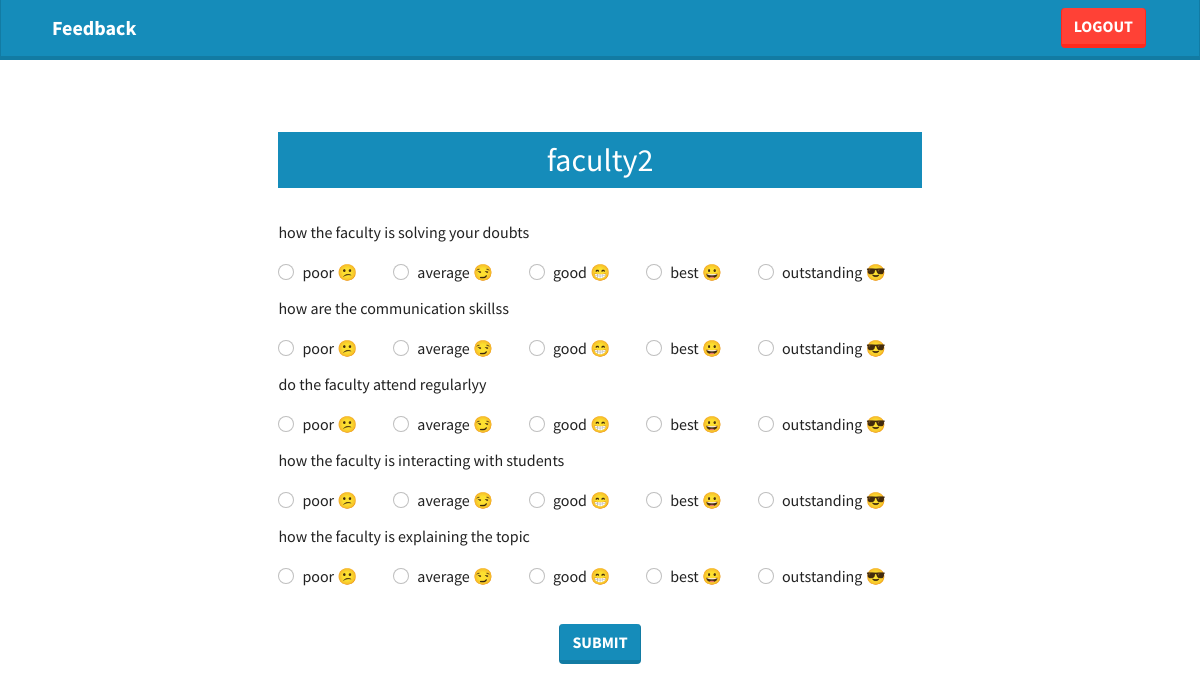
/student/6/givefeedback/ (signed in), run on the app's committed database.
### feedbackapp/models.py (models this page shows)
class FacultyModel(models.Model):
    name = models.TextField()

class QuestionModel(models.Model):
    question = models.TextField()

### feedbackapp/views.py (the view)
# urls.py: path('student/<int:faculty_id>/givefeedback/',givefeedbackview,name = "givefeedbackpage"),
def givefeedbackview(request,faculty_id):
    if request.user.is_authenticated:
        faculty =FacultyModel.objects.filter(id=faculty_id)[0]
        questions = QuestionModel.objects.all()
        context = {'faculty' : faculty,'questions' : questions}
        return render(request,"feedbackapp/givefeedback.html",context)

### templates/feedbackapp/givefeedback.html (shortened to what this page needs)
{% extends "base.html" %}
{% load static %}
{% block content %}
<nav class="navbar justify-content-between bg-primary" >
    <div class="container">
      <a href="/student/feedback/" class="navbar-brand" style="margin-left: 10px;font-weight: bold;color: white">Feedback</a>
      <a style="margin-right: 1vw;" href="/student/logout/" class="btn btn-danger">logout</a>
    </div>
  </nav>
<br><br><br>
<div style="width: 100vw;" class="d-flex justify-content-center">
    <form method="post" action="{% url 'savefeedback' %}">
      <h2 class="list-group-item list-group-item-action active" style="text-align: center;">{{faculty.name}}</h2>
        <br>
        {% for question in questions %}
        <p>{{question.question}}</p>
        <div class="d-flex">
            <div class="form-check">
                <input value="1" class="form-check-input" type="radio" name="{{question.id}}flexRadioDefault" id="{{question.id}}flexRadioDefault1">
                <label class="form-check-label" for="{{question.id}}flexRadioDefault1">
                    poor &#128533;
                </label>
              </div>
              <div class="form-check">
                <input value="2" class="form-check-input" type="radio" name="{{question.id}}flexRadioDefault" id="{{question.id}}flexRadioDefault2">
                <label class="form-check-label" for="{{question.id}}flexRadioDefault2">
                    average &#128527;
                </label>
              </div>
              <div class="form-check">
                <input value="3"  class="form-check-input" type="radio" name="{{question.id}}flexRadioDefault" id="{{question.id}}flexRadioDefault3">
                <label class="form-check-label" for="{{question.id}}flexRadioDefault3">
                    good &#128513;
                </label>
              </div>
              <div class="form-check">
                <input value="4"  class="form-check-input" type="radio" name="{{question.id}}flexRadioDefault" id="{{question.id}}flexRadioDefault4">
                <label class="form-check-label" for="{{question.id}}flexRadioDefault4">
                    best &#128512;
                </label>
              </div>
              <div class="form-check">
                <input value="5"  class="form-check-input" type="radio" name="{{question.id}}flexRadioDefault" id="{{question.id}}flexRadioDefault4">
                <label class="form-check-label" for="{{question.id}}flexRadioDefault4">
                    outstanding &#128526;
                </label>
              </div>
        </div>
        {% endfor %}
        <br>
        <div class="d-flex justify-content-center">
            <input type="submit" class="btn btn-primary" value="submit">
        </div>
        </form>
</div>
{% endblock %}

### templates/base.html (style rules this page uses)
div { border-radius: 1vw; }

### templates/feedbackapp/givefeedback.html (style rules this page uses)
.form-check { margin-right: 3vw; margin-bottom: 1vw; }

### data on the page
FacultyModel: name "faculty2"
QuestionModel: question "how the faculty is solving your doubts"
QuestionModel: question "how are the communication skillss"
QuestionModel: question "do the faculty attend regularlyy"
QuestionModel: question "how the faculty is interacting with students"
QuestionModel: question "how the faculty is explaining the topic"
